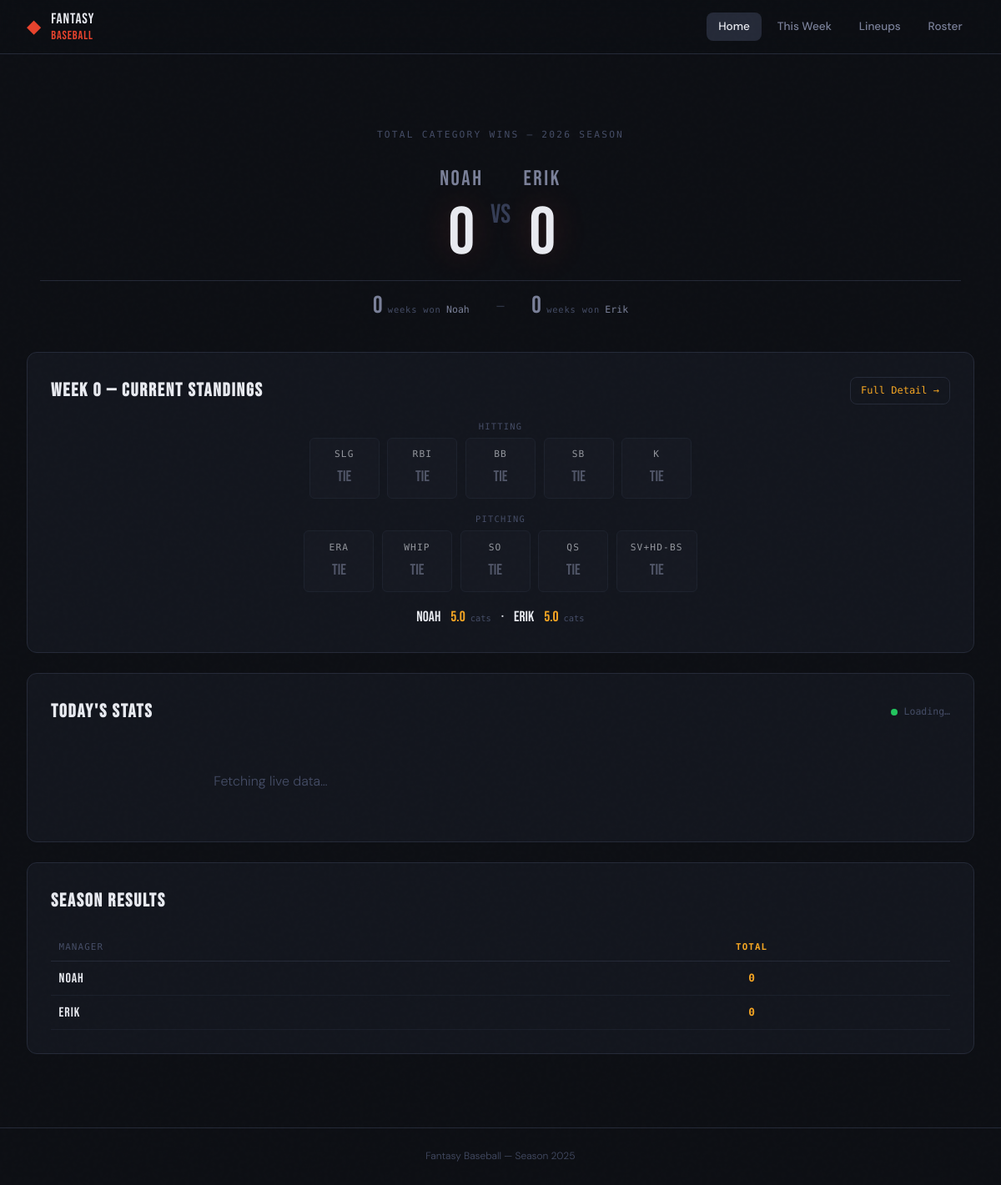
The page / on the database its author committed.
### tables this page shows
CREATE TABLE managers (
    id   INTEGER PRIMARY KEY AUTOINCREMENT,
    name TEXT NOT NULL UNIQUE
);

### app.py (the view, shortened to what this page needs)
@app.route('/')
def index():
    db = get_db()
    weeks = get_season_weeks()
    week_num = current_week()
    totals = db.execute('''
        SELECT manager, SUM(wins) as total FROM category_wins GROUP BY manager
    ''').fetchall()
    totals = {r['manager']: r['total'] for r in totals}
    week_wins = db.execute('SELECT week, manager, wins FROM category_wins ORDER BY week').fetchall()
    by_week = {}
    for r in week_wins:
        by_week.setdefault(r['week'], {})[r['manager']] = r['wins']
    managers = db.execute('SELECT name FROM managers ORDER BY id').fetchall()
    manager_names = [m['name'] for m in managers]
    weeks_won = {name: 0 for name in manager_names}
    cur_week_data = {}
    for m in db.execute('SELECT * FROM managers ORDER BY id').fetchall():
        batters = db.execute('''
            SELECT ws.* FROM weekly_stats ws JOIN players p ON ws.player_id=p.id
            WHERE ws.manager_id=? AND ws.week=? AND p.position_type='batter'
        ''', (m['id'], week_num)).fetchall()
        pitchers = db.execute('''
            SELECT ws.* FROM weekly_stats ws JOIN players p ON ws.player_id=p.id
            WHERE ws.manager_id=? AND ws.week=? AND p.position_type='pitcher'
        ''', (m['id'], week_num)).fetchall()
        cur_week_data[m['name']] = {'batters': batters, 'pitchers': pitchers}
    cur_week_cats = _compute_category_winners(cur_week_data)
    db.close()
    return render_template('index.html',
        weeks=weeks,
        week_num=week_num,
        totals=totals,
        by_week=by_week,
        manager_names=manager_names,
        cur_week_cats=cur_week_cats,
        weeks_won=weeks_won,
        week_options=all_week_options(),
    )

### app.py (called while the page is built)
def get_db():
    conn = sqlite3.connect(DB_PATH)
    conn.row_factory = sqlite3.Row
    return conn

def get_season_weeks():
    db = get_db()
    rows = db.execute('SELECT DISTINCT week FROM weekly_stats ORDER BY week').fetchall()
    db.close()
    return [r['week'] for r in rows]

### week_schedule.py (called while the page is built)
def _today_et():
    try:
        from zoneinfo import ZoneInfo
        from datetime import datetime as _dt
        return _dt.now(ZoneInfo('America/New_York')).date()
    except Exception:
        try:
            import pytz
            from datetime import datetime as _dt
            return _dt.now(pytz.timezone('America/New_York')).date()
        except Exception:
            from datetime import datetime as _dt, timezone, timedelta as _td
            return (_dt.now(timezone.utc) - _td(hours=4)).date()

def current_week():
    today = _today_et()
    for wnum, start, end in WEEKS:
        if start <= today <= end:
            return wnum
    if today < WEEKS[0][1]:
        return 0
    return WEEKS[-1][0]

def all_week_options():
    result = []
    for wnum, start, end in WEEKS:
        try:
            label = f"Week {wnum}  ({start.strftime('%b %-d')} – {end.strftime('%b %-d')})"
        except ValueError:
            label = f"Week {wnum}  ({start.strftime('%b %d').lstrip('0')} – {end.strftime('%b %d').lstrip('0')})"
        result.append((wnum, label))
    return result

### templates/index.html (shortened to what this page needs)
{% extends "base.html" %}
{% block content %}
<div class="page-home">
  <section class="scoreboard-hero">
    <div class="scoreboard-label">TOTAL CATEGORY WINS — 2026 SEASON</div>
    <div class="scoreboard-managers">
      {% for name in manager_names %}
      <div class="scoreboard-manager">
        <div class="mgr-name">{{ name }}</div>
        <div class="mgr-score {% if totals.get(name,0) > totals.get(manager_names[1-loop.index0],0) %}is-leading{% endif %}">
          {{ totals.get(name, 0) }}
        </div>
      </div>
      {% if loop.first %}<div class="scoreboard-vs">VS</div>{% endif %}
      {% endfor %}
    </div>
    <div class="weeks-won-row">
      {% for name in manager_names %}
      <div class="ww-item {% if weeks_won.get(name,0) > weeks_won.get(manager_names[1-loop.index0],0) %}ww-leading{% endif %}">
        <span class="ww-count">{{ weeks_won.get(name, 0) }}</span>
        <span class="ww-label">week{{ 's' if weeks_won.get(name,0) != 1 }} won</span>
        <span class="ww-name">{{ name }}</span>
      </div>
      {% if loop.first %}<div class="ww-sep">—</div>{% endif %}
      {% endfor %}
    </div>
  </section>
  <section class="card cur-week-card">
    <div class="cur-week-header">
      <h2 class="card-title">Week {{ week_num }} — Current Standings</h2>
      <a href="/week/{{ week_num }}" class="btn-detail">Full Detail →</a>
    </div>
    {% if cur_week_cats %}
    {% set hit_cats  = ['SLG','RBI','BB','SB','K'] %}
    {% set pit_cats  = ['ERA','WHIP','SO','QS','SV+HD-BS'] %}
    <div class="cur-week-cats-group">
      <div class="cur-cats-label">Hitting</div>
      <div class="cur-week-cats">
        {% for cat in hit_cats %}
        {% set info = cur_week_cats.get(cat, {}) %}
        <div class="cur-cat-chip {{ 'chip-tie' if info.get('winner') == 'Tie' else ('chip-' ~ info.get('winner','') | lower | replace(' ','') if info.get('winner') and info.get('winner') != '—' else '') }}">
          <span class="cur-cat-name">{{ cat }}</span>
          <span class="cur-cat-winner">{{ info.get('winner', '—') }}</span>
        </div>
        {% endfor %}
      </div>
      <div class="cur-cats-label">Pitching</div>
      <div class="cur-week-cats">
        {% for cat in pit_cats %}
        {% set info = cur_week_cats.get(cat, {}) %}
        <div class="cur-cat-chip {{ 'chip-tie' if info.get('winner') == 'Tie' else ('chip-' ~ info.get('winner','') | lower | replace(' ','') if info.get('winner') and info.get('winner') != '—' else '') }}">
          <span class="cur-cat-name">{{ cat }}</span>
          <span class="cur-cat-winner">{{ info.get('winner', '—') }}</span>
        </div>
        {% endfor %}
      </div>
    </div>
    <div class="cur-week-score">
      {% for name in manager_names %}
      <span class="cws-mgr">{{ name }}</span>
      <span class="cws-wins">
        {% set pts = namespace(total=0) %}
        {% for cat, info in cur_week_cats.items() %}
          {% set pts.total = pts.total + (info.pts.get(name, 0) if info.pts is defined else (1 if info.winner == name else 0)) %}
        {% endfor %}
        {{ pts.total }}
        <span class="cws-label">cats</span>
      </span>
      {% if loop.first %}<span class="cws-vs">·</span>{% endif %}
      {% endfor %}
    </div>
    {% else %}
    <p class="empty-note">No stats recorded yet for Week {{ week_num }}.</p>
    {% endif %}
  </section>
  <section class="card today-card">
    <div class="today-header">
      <h2 class="card-title">Today's Stats</h2>
      <div class="today-meta">
        <span class="live-dot"></span>
        <span id="today-updated">Loading…</span>
      </div>
    </div>
    <div id="today-container" class="today-managers">
      <div class="today-loading">Fetching live data…</div>
    </div>
  </section>
  <section class="card weekly-grid-card">
    <h2 class="card-title">Season Results</h2>
    <div class="table-scroll">
      <table class="weekly-table">
        <thead>
          <tr>
            <th>Manager</th>
            <th class="total-col">Total</th>
          </tr>
        </thead>
        <tbody>
          {% for name in manager_names %}
          {% set other = manager_names[1 - loop.index0] %}
          <tr>
            <td class="mgr-cell">{{ name }}</td>
            <td class="total-col total-wins">{{ totals.get(name, 0) }}</td>
          </tr>
          {% endfor %}
        </tbody>
      </table>
    </div>
  </section>
</div>
{% endblock %}

### rows shown on the page
managers: name "Noah", get "0", shows "VS", name "s", total "5.0"
managers: name "Erik", get "0", name "s", total "5.0"

### other values the page prints
{{ week_num }} "0"
{{ cat }} "SLG" "RBI" "BB" "SB" "K"
{{ info.get('winner', '—') }} "Tie" "Tie" "Tie" "Tie" "Tie"
{{ cat }} "ERA" "WHIP" "SO" "QS" "SV+HD-BS"
